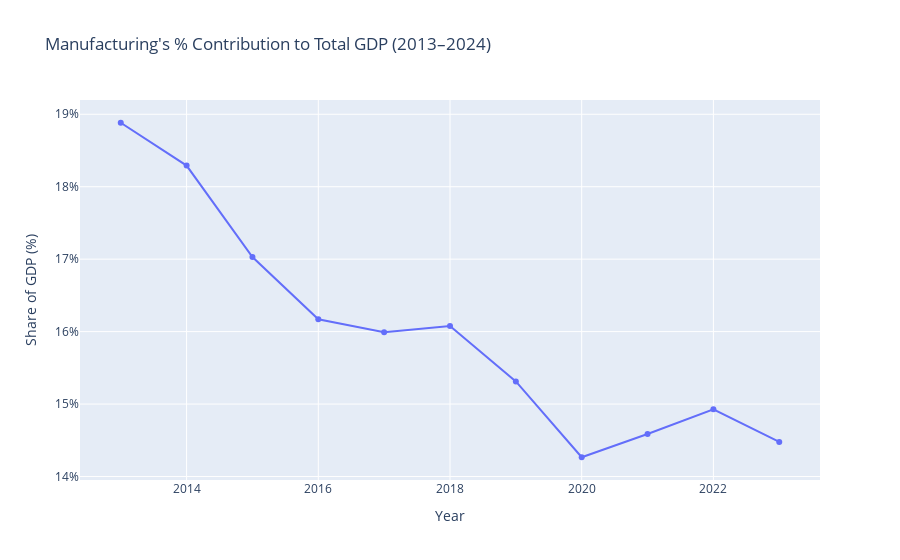

Notebook source saved alongside this figure:
### Code cell
# Total GDP by year
df_total = df_grouped_filtered.groupby("Year", as_index=False)["Value"].sum().rename(columns={"Value": "TotalGDP"})

# Merge and compute % contribution
df_mfg = df_grouped_filtered[df_grouped_filtered["Group"] == "Manufacturing"].copy()
df_mfg = df_mfg.merge(df_total, on="Year")
df_mfg["Percent"] = (df_mfg["Value"] / df_mfg["TotalGDP"]) * 100

# Plot using Plotly
import plotly.express as px
fig = px.line(
    df_mfg,
    x="Year",
    y="Percent",
    markers=True,
    title="Manufacturing's % Contribution to Total GDP (2013–2024)",
    labels={"Percent": "Share of GDP (%)"}
)
fig.update_layout(yaxis=dict(ticksuffix="%"))
fig.show()

### Figure 1 — Plotly figure (JSON) as saved in the notebook; plotly's stock layout.template omitted (floating-point values rounded to 4 significant figures)
{"data": [{"hovertemplate": "Year=%{x}<br>Share of GDP (%)=%{y}<extra></extra>", "legendgroup": "", "line": {"color": "#636efa", "dash": "solid"}, "marker": {"symbol": "circle"}, "mode": "lines+markers", "name": "", "orientation": "v", "showlegend": false, "type": "scatter", "x": [2013, 2014, 2015, 2016, 2017, 2018, 2019, 2020, 2021, 2022, 2023], "xaxis": "x", "y": [18.88, 18.29, 17.03, 16.17, 15.99, 16.08, 15.31, 14.27, 14.59, 14.93, 14.48], "yaxis": "y"}], "layout": {"legend": {"tracegroupgap": 0}, "title": {"text": "Manufacturing's % Contribution to Total GDP (2013–2024)"}, "xaxis": {"anchor": "y", "domain": [0, 1], "title": {"text": "Year"}}, "yaxis": {"anchor": "x", "domain": [0, 1], "ticksuffix": "%", "title": {"text": "Share of GDP (%)"}}}}
